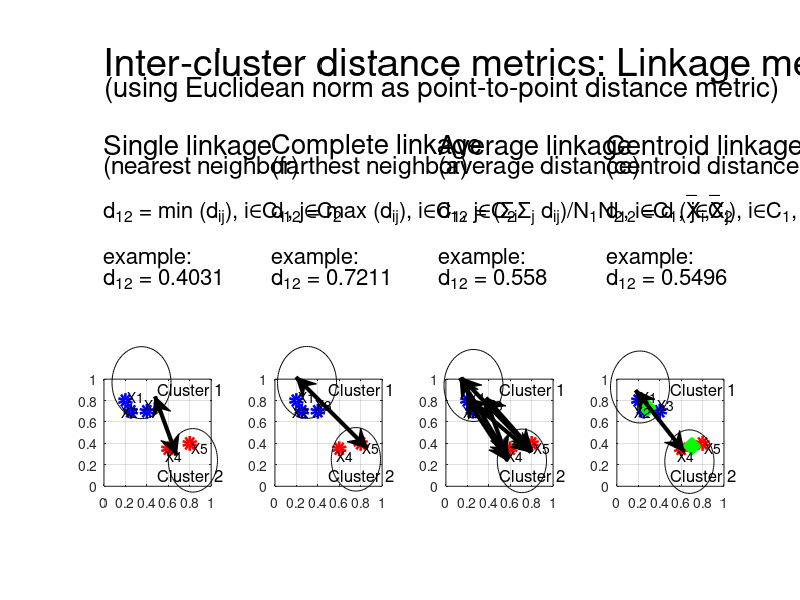

Source code (MATLAB):
clc;clear;close all
format compact

disp('--------------------------------------')
X1 = [0.2; 0.8];
X2 = [0.25; 0.7];
X3 = [0.4; 0.7];
X4 = [0.6; 0.35];
X5 = [0.8; 0.4];
X_cluster_1 = [X1'; X2'; X3']
X_cluster_2 = [X4'; X5']
disp('--------------------------------------')
centroid_1 = mean(X_cluster_1)
centroid_2 = mean(X_cluster_2)
disp('--------------------------------------')
d14 = norm(X1-X4)
d15 = norm(X1-X5)
d24 = norm(X2-X4)
d25 = norm(X2-X5)
d34 = norm(X3-X4)
d35 = norm(X3-X5)
disp('--------------------------------------')
d12_single_linkage = min([d14 d15 d24 d25 d34 d35])
d12_complete_linkage = max([d14 d15 d24 d25 d34 d35])
d12_average_linkage = mean([d14 d15 d24 d25 d34 d35])
d12_centroid_linkage = norm(centroid_1 - centroid_2)
disp('--------------------------------------')

figure
subplot(2,4,1:4)
axis off
text(0,0.9,'Inter-cluster distance metrics: Linkage methods','Fontsize',28)
text(0,0.78,'(using Euclidean norm as point-to-point distance metric)','Fontsize',20)
text(0,0.5,'Single linkage','Fontsize',20)
text(0,0.4,'(nearest neighbor)','Fontsize',18)
text(0,0.17,'d_1_2 = min (d_i_j), i{\in}C_1, j{\in}C_2','Fontsize',16)
text(0,-0.05,'example:','Fontsize',16)
text(0,-0.15,['d_1_2 = ' num2str(d12_single_linkage,4)],'Fontsize',16)
text(0.27,0.5,'Complete linkage','Fontsize',20)
text(0.27,0.4,'(farthest neighbor)','Fontsize',18)
text(0.27,0.17,'d_1_2 = max (d_i_j), i{\in}C_1, j{\in}C_2','Fontsize',16)
text(0.27,-0.05,'example:','Fontsize',16)
text(0.27,-0.15,['d_1_2 = ' num2str(d12_complete_linkage,4)],'Fontsize',16)
text(0.54,0.5,'Average linkage','Fontsize',20)
text(0.54,0.4,'(average distance)','Fontsize',18)
text(0.54,0.17,'d_1_2 = ({\Sigma}_i{\Sigma}_j d_i_j)/N_1N_2, i{\in}C_1, j{\in}C_2','Fontsize',16)
text(0.54,-0.05,'example:','Fontsize',16)
text(0.54,-0.15,['d_1_2 = ' num2str(d12_average_linkage,4)],'Fontsize',16)
text(0.81,0.5,'Centroid linkage','Fontsize',20)
text(0.81,0.4,'(centroid distance)','Fontsize',18)
text(0.81,0.17,'d_1_2 = d (X_i,X_j), i{\in}C_1, j{\in}C_2','Fontsize',16)
text(0.813,0.27,'             _  _','Fontsize',16),warning off
text(0.81,-0.05,'example:','Fontsize',16)
text(0.81,-0.15,['d_1_2 = ' num2str(d12_centroid_linkage,4)],'Fontsize',16)

subplot(2,4,5)
plot(X_cluster_1(:,1),X_cluster_1(:,2),'bo','LineWidth',5),xlim([0 1]),ylim([0 1]),grid,axis square
hold on
plot(X_cluster_2(:,1),X_cluster_2(:,2),'ro','LineWidth',5)
text(0.22,0.84,'X1')
text(0.16,0.7,'X2')
text(0.38,0.76,'X3')
text(0.57,0.29,'X4')
text(0.82,0.36,'X5')
annotation('ellipse',[0.14 0.302295918367347 0.0737500000000002 0.119897959183673]);
annotation('ellipse',[0.210375 0.17984693877551 0.0615 0.105867346938776]);
text(0.5,0.9,'Cluster 1','Fontsize',12)
text(0.5,0.1,'Cluster 2','Fontsize',12)
annotation('doublearrow',[0.19375 0.220625],[0.339285714285714 0.241071428571429],'LineWidth',3);
hold off

subplot(2,4,6)
plot(X_cluster_1(:,1),X_cluster_1(:,2),'bo','LineWidth',5),xlim([0 1]),,ylim([0 1]),grid,axis square
hold on
plot(X_cluster_2(:,1),X_cluster_2(:,2),'ro','LineWidth',5)
text(0.22,0.84,'X1')
text(0.16,0.7,'X2')
text(0.38,0.76,'X3')
text(0.57,0.29,'X4')
text(0.82,0.36,'X5')
annotation('ellipse',[0.346875000000001 0.302704081632653 0.0737500000000002 0.119897959183673]);
annotation('ellipse',[0.414125 0.181530612244897 0.0615 0.105867346938776]);
text(0.5,0.9,'Cluster 1','Fontsize',12)
text(0.5,0.1,'Cluster 2','Fontsize',12)
annotation('doublearrow',[0.37 0.459375],[0.371448979591837 0.252551020408163],'LineWidth',3);
hold off

subplot(2,4,7)
plot(X_cluster_1(:,1),X_cluster_1(:,2),'bo','LineWidth',5),xlim([0 1]),,ylim([0 1]),grid,axis square
hold on
plot(X_cluster_2(:,1),X_cluster_2(:,2),'ro','LineWidth',5)
text(0.22,0.84,'X1')
text(0.16,0.7,'X2')
text(0.38,0.76,'X3')
text(0.57,0.29,'X4')
text(0.82,0.36,'X5')
annotation('ellipse',[0.555000000000002 0.297602040816325 0.0737500000000002 0.119897959183673]);
annotation('ellipse',[0.621625000000001 0.178979591836734 0.0615 0.105867346938776]);
text(0.5,0.9,'Cluster 1','Fontsize',12)
text(0.5,0.1,'Cluster 2','Fontsize',12)
annotation('doublearrow',[0.5825 0.634375],[0.337010204081633 0.232142857142857],'LineWidth',3);
annotation('doublearrow',[0.575 0.635625],[0.370173469387755 0.235969387755102],'LineWidth',3);
annotation('doublearrow',[0.606875 0.633125],[0.334459183673469 0.241071428571429],'LineWidth',3);
annotation('doublearrow',[0.584375 0.66375],[0.335734693877551 0.246173469387755],'LineWidth',3);
annotation('doublearrow',[0.576875 0.665625],[0.370173469387755 0.247448979591837],'LineWidth',3);
annotation('doublearrow',[0.6075 0.664375],[0.337010204081633 0.251275510204082],'LineWidth',3);
hold off

subplot(2,4,8)
plot(X_cluster_1(:,1),X_cluster_1(:,2),'bo','LineWidth',5),xlim([0 1]),,ylim([0 1]),grid,axis square
hold on
plot(X_cluster_2(:,1),X_cluster_2(:,2),'ro','LineWidth',5)
plot(centroid_1(1),centroid_1(2),'gx','LineWidth',10)
plot(centroid_2(1),centroid_2(2),'gx','LineWidth',10)
text(0.22,0.84,'X1')
text(0.16,0.7,'X2')
text(0.38,0.76,'X3')
text(0.57,0.29,'X4')
text(0.82,0.36,'X5')
annotation('ellipse',[0.763125 0.295051020408163 0.0737500000000002 0.119897959183673]);
annotation('ellipse',[0.831 0.177704081632652 0.0615 0.105867346938776]);
text(0.5,0.9,'Cluster 1','Fontsize',12)
text(0.5,0.1,'Cluster 2','Fontsize',12)
annotation('doublearrow',[0.794375 0.855],[0.349765306122449 0.247448979591837],'LineWidth',3);
hold off
%-------------------------------------------------------------------------------------------------------